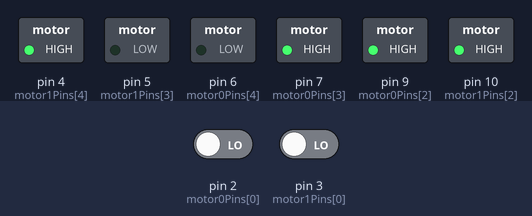
Simulated run of this sketch. Board: Arduino Uno, built with avr-gcc and run on an emulated ATmega328P. On the bench: switched loads named in the sketch (green lamp = pin HIGH). The test bench sets the inputs (shaded band); at power-on: pin 2 (motor0Pins[0]) LOW, pin 3 (motor1Pins[0]) LOW. What the sketch prints to the serial monitor is not drawn.

Above: at 0.1 s.
Timing chart, 0 to 1.6 s (numbered marks = the images above):
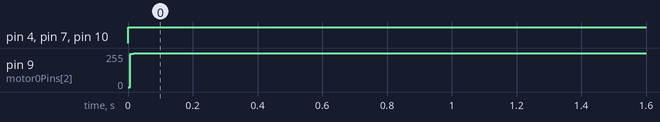

Measured:
- by itself, pin 4 (motor1Pins[4]), pin 7 (motor0Pins[3]), pin 10 (motor1Pins[2]): LOW → HIGH at 0.00 s
- by itself, pin 9 (motor0Pins[2]): 0/255 → 255/255 at 0.01 s

The sketch:

PIDvelocity2motors_v2.ino
```cpp
#include <util/atomic.h>

// Pins for motor0 and motor1
// Motor 0
const int motor0Pins[] = {2, 13, 9, 7, 6};// ENCA, ENCB, PWM, IN1, IN2
// Motor 1
const int motor1Pins[] = {3, 12, 10, 5, 4};// ENCA, ENCB, PWM, IN1, IN2

// global variables
long prevT[] = {0, 0};
int posPrev[] = {0, 0};

// Use the "volatile" directive for variables
// used in an interrupt
volatile int pos_i[] = {0, 0};
volatile float velocity_i[] = {0, 0};
volatile long prevT_i[] = {0, 0};

float v1Filt[] = {0, 0};
float v1Prev[] = {0, 0};
float v2Filt[] = {0, 0};
float v2Prev[] = {0, 0};

float eintegral[] = {0, 0};

void setup()
{
    Serial.begin(115200);

    // Motor 0
    pinMode(motor0Pins[0], INPUT);
    pinMode(motor0Pins[1], INPUT);
    pinMode(motor0Pins[2], OUTPUT);
    pinMode(motor0Pins[3], OUTPUT);
    pinMode(motor0Pins[4], OUTPUT);
    // Motor 1
    pinMode(motor1Pins[0], INPUT);
    pinMode(motor1Pins[1], INPUT);
    pinMode(motor1Pins[2], OUTPUT);
    pinMode(motor1Pins[3], OUTPUT);
    pinMode(motor1Pins[4], OUTPUT);

    attachInterrupt(digitalPinToInterrupt(motor0Pins[0]), readEncoder0, RISING);
    attachInterrupt(digitalPinToInterrupt(motor1Pins[0]), readEncoder1, RISING);
}

void loop()
{
    // Set target speed
    float targetSpeed[] = {50,100};

    PIDvelocityControl(targetSpeed);
}


void PIDvelocityControl(float targetSpeed[])
{
    /* Due to the encoder direction definition,
     *  the right motor need to turn reversely to let the car go straight
    */
    targetSpeed[1] = -1*targetSpeed[1];

    // read the position in an atomic block
    // to avoid potential misreads
    int pos[] = {0, 0};
    float velocity2[] = {0, 0};
    ATOMIC_BLOCK(ATOMIC_RESTORESTATE)
    {
        pos[0] = pos_i[0];
        velocity2[0] = velocity_i[0];
        pos[1] = pos_i[1];
        velocity2[1] = velocity_i[1];
    }

    // Compute velocity with method 1
    long currT[] = {micros(), micros()};
    float deltaT[] = {((float)(currT[0] - prevT[0])) / 1.0e6, ((float)(currT[1] - prevT[1])) / 1.0e6};
    float velocity1[] = {(pos[0] - posPrev[0]) / deltaT[0], (pos[1] - posPrev[1]) / deltaT[1]};
    posPrev[0] = pos[0];
    posPrev[1] = pos[1];
    prevT[0] = currT[0];
    prevT[1] = currT[1];

    // Convert count/s to RPM
    float v1[] = {velocity1[0] / 517.0 * 60.0, velocity1[1] / 517.0 * 60.0};
    float v2[] = {velocity2[0] / 517.0 * 60.0, velocity2[1] / 517.0 * 60.0};

    // Low-pass filter (25 Hz cutoff)
    v1Filt[0] = 0.854*v1Filt[0] + 0.0728*v1[0] + 0.0728*v1Prev[0];
    v1Filt[1] = 0.854*v1Filt[1] + 0.0728*v1[1] + 0.0728*v1Prev[1];
    v1Prev[0] = v1[0];
    v1Prev[1] = v1[1];
    v2Filt[0] = 0.854*v2Filt[0] + 0.0728*v2[0] + 0.0728*v2Prev[0];
    v2Filt[1] = 0.854*v2Filt[1] + 0.0728*v2[1] + 0.0728*v2Prev[1];
    v2Prev[0] = v2[0];
    v2Prev[1] = v2[1];

    // Compute the control signal u
    float Kp[] = {5, 5};
    float Ki[] = {5, 5};
    float e[] = {targetSpeed[0] - v1Filt[0], targetSpeed[1] - v1Filt[1]};
    eintegral[0] += e[0] * deltaT[0];
    eintegral[1] += e[1] * deltaT[1];

    float u[] = {Kp[0]*e[0] + Ki[0]*eintegral[0], Kp[1]*e[1] + Ki[1]*eintegral[1]};

    // Set the motor speed and direction
    int dir[] = {0, 0};
    if (u[0] > 0)
    {
        dir[0] = 1;
    }
    else if (u[0] < 0)
    {
        dir[0] = -1;
    }
    else
    {
        dir[0] = 0;
    }

    if (u[1] > 0)
    {
        dir[1] = 1;
    }
    else if (u[1] < 0)
    {
        dir[1] = -1;
    }
    else
    {
        dir[1] = 0;
    }

    int pwr[] = {(int)fabs(u[0]), (int)fabs(u[1])};
    if(pwr[0] > 255)
    {
        pwr[0] = 255;
    }
    if(pwr[1] > 255)
    {
        pwr[1] = 255;
    }

    setMotor0(dir[0], pwr[0]);
    setMotor1(dir[1], pwr[1]);

    // print motor velocity
    Serial.print("Motor Speed:[ left: "); Serial.print(v2Filt[0]); Serial.print("\t right: "); Serial.print(v2Filt[1]); Serial.println("\t]");
    Serial.print("Target Speed:[ left: "); Serial.print(targetSpeed[0]); Serial.print("\t right: "); Serial.print(targetSpeed[1]); Serial.println("\t]");
    // Seperation line
    for(int i = 0; i<30;i++)
    {
      Serial.print("-");
    }
    Serial.println();
    Serial.println();
}

void setMotor0(int dir, int pwmVal)
{
    analogWrite(motor0Pins[2], pwmVal);
    if (dir == 1)
    {
        digitalWrite(motor0Pins[3], HIGH);
        digitalWrite(motor0Pins[4], LOW);
    }
    else if(dir == -1)
    {
        digitalWrite(motor0Pins[3], LOW);
        digitalWrite(motor0Pins[4], HIGH);
    }
    else
    {
        digitalWrite(motor0Pins[3], LOW);
        digitalWrite(motor0Pins[4], LOW);
    }
}

void setMotor1(int dir, int pwmVal)
{
    analogWrite(motor1Pins[2], pwmVal);
    if (dir == 1)
    {
        digitalWrite(motor1Pins[3], HIGH);
        digitalWrite(motor1Pins[4], LOW);
    }
    else if(dir == -1)
    {
        digitalWrite(motor1Pins[3], LOW);
        digitalWrite(motor1Pins[4], HIGH);
    }
    else
    {
        digitalWrite(motor1Pins[3], LOW);
        digitalWrite(motor1Pins[4], LOW);
    }
}

void readEncoder0()
{
    // Read encoder B when ECNA goes high
    int b = digitalRead(motor0Pins[1]) ? 1 : -1;
    int increment = 0;
    if (b>0)
    {
        increment = 1;
    }
    else
    {
        increment = -1;
    }
    pos_i[0] += increment;

    // Compute velocity with method 2
    long currT = micros();
    float deltaT = ((float)(currT - prevT_i[0])) / 1.0e6;
    velocity_i[0] = increment / deltaT;
    prevT_i[0] = currT;
}

void readEncoder1()
{
    // Read encoder B when ECNA goes high
    int b = digitalRead(motor1Pins[1]) ? 1 : -1;
    int increment = 0;
    if (b>0)
    {
        increment = 1;
    }
    else
    {
        increment = -1;
    }
    pos_i[1] += increment;

    // Compute velocity with method 2
    long currT = micros();
    float deltaT = ((float)(currT - prevT_i[1])) / 1.0e6;
    velocity_i[1] = increment / deltaT;
    prevT_i[1] = currT;
}
```
